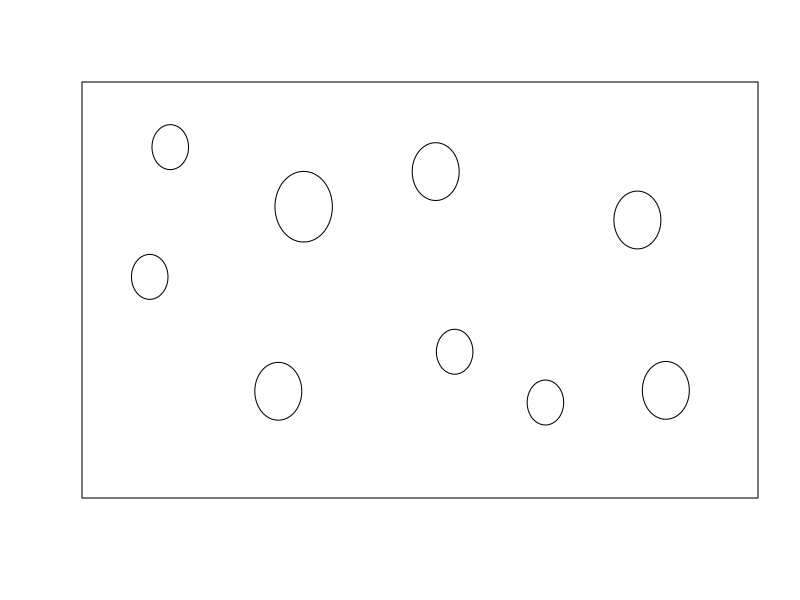

The R source for this figure:


# Author: Jeremy Mobley
# Program to randomize the location of the mirrors on my wall

# Heavily based on code found at the following:
#https://www.r-bloggers.com/plotting-non-overlapping-circles/
#https://www.r-bloggers.com/circle-packing-with-r/



# list of circles to draw
mirrors2sets <- sort(c(7,7,9,9, 7,7,9,9,11), decreasing = TRUE)

# function to draw circle
draw.circle <- function(x, y, r, col) { 
  lines( cos(seq(0, 2*pi, pi/180)) * r + x, sin(seq(0, 2*pi, pi/180)) * r + y, col=col)
}

# function to calculate distance
calc_distance <- function(x1, y1, x2, y2){sqrt((x2 - x1)^2 + (y2 - y1)^2)}

# function to check overlap between new point and existing circle
check_overlap <- function(xcord1, ycord1, radius1, xcord2, ycord2, radius2, min_separation){
  distance <- calc_distance(xcord1, ycord1, xcord2, ycord2)
  min_distance <- radius1 + radius2
  return(sum(distance<(min_distance + min_separation)))
}


set.seed(123)
wall_height <- 60
wall_width <- 120
min_separation <- 12
min_boundary <- 2
placement_tries <- 0
num_mirrors_to_draw <- length(mirrors2sets)
mat <- data.frame(matrix(ncol=3, nrow=num_mirrors_to_draw))
for (i in 1:num_mirrors_to_draw) {
  circle_rad <- mirrors2sets[i]/2
  x <- runif(1, circle_rad + min_boundary, wall_width - circle_rad - min_boundary)
  y <- runif(1, circle_rad + min_boundary, wall_height - circle_rad - min_boundary)
  if (i > 1){
    # check if new mirror overlaps with previously placed mirrors
    prev_mirror <- (1:(i-1))
    while(check_overlap(x, y, circle_rad, mat$X2[prev_mirror], mat$X3[prev_mirror], 
                        mat$X1[prev_mirror], min_separation) > 0){
      x <- runif(1, circle_rad + min_boundary, wall_width - circle_rad - min_boundary)
      y <- runif(1, circle_rad + min_boundary + 6, wall_height - circle_rad - min_boundary)
      placement_tries <- placement_tries + 1
      }
    }
  # add mirror to matrix of placed mirrors
  mat[i,] <- c(circle_rad,x,y)
}
print(paste0("number of overlap attempts to place mirror: ", placement_tries))


# plot circles
plot(0, type="n", xlim=c(0,wall_width), ylim=c(0,wall_height), ylab="", xlab="", xaxt='n', yaxt='n')
for(i in 1:nrow(mat)){
  draw.circle(mat$X2[i], mat$X3[i], mat$X1[i], col=rgb(0,0,0))
}


